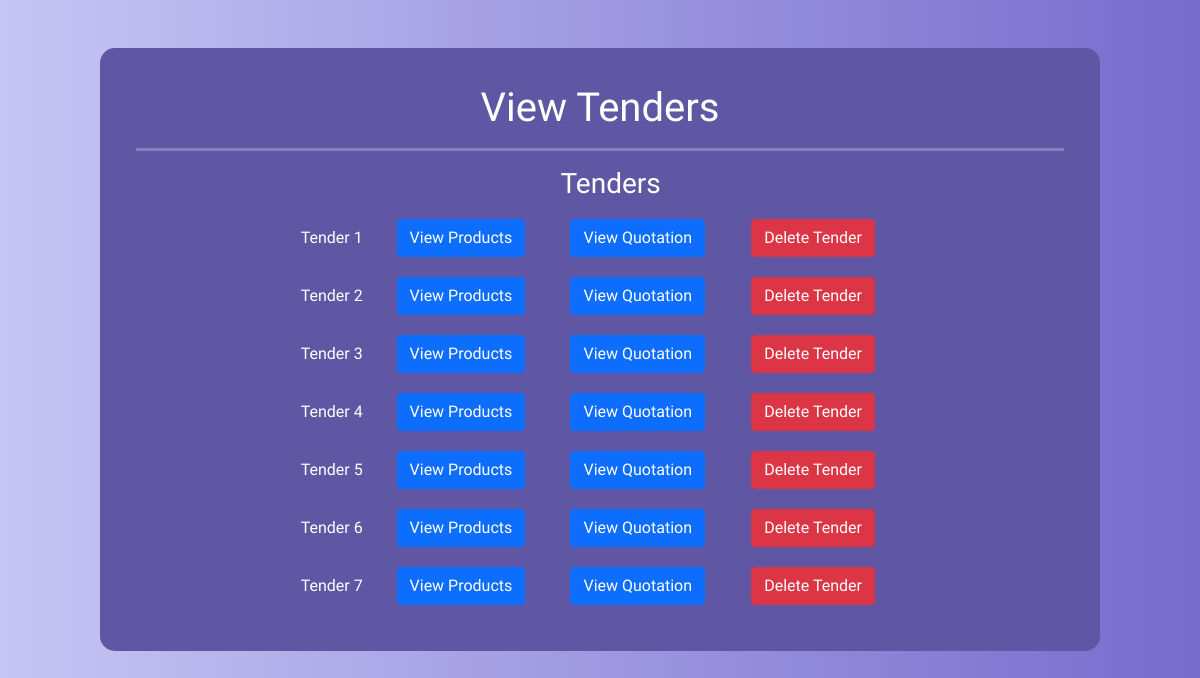
Page /viewTenders on the committed database.
### accounts/models.py (models this page shows, shortened)
class Tender(models.Model):
    catId = models.ForeignKey(category,on_delete=models.CASCADE)
    customerId = models.ForeignKey(Customer, on_delete=models.CASCADE)
    fullFilled = models.BooleanField(default=False)

### accounts/views.py (the view, shortened to what this page needs)
# urls.py: path('viewTenders',views.viewTenders,name="viewTenders"),
def viewTenders(request):
    tenders=Tender.objects.all()
    quotList=[]
    for t in tenders:
        quotObj=Quotation.objects.filter(tender=t,quotation_status=True)
        quotList.append(len(quotObj))
    data=zip(tenders,quotList)
    return render(request,"pages/viewTenders.html",{"data":data})

### accounts/templates/pages/viewTenders.html (shortened to what this page needs)
{% load static %}
<!DOCTYPE html>
<html lang="en">
<head>
    <link rel="stylesheet" href="{% static 'resources/css/bootstrap.min.css' %}">
    <link rel="stylesheet" href="{% static 'resources/fa6/css/all.css' %}">
    <link rel="stylesheet" href="{% static 'resources/fa6/css/brands.css' %}">
    <link rel="stylesheet" href="{% static 'resources/fa6/css/solid.css' %}">
    <link rel="stylesheet" href="{% static 'resources/tender.css' %}">
</head>
<body>
    <div class="container tendor_container mt-5" >
            <h1 class="text-white" align="center">View Tenders</h1>
            <hr style="height:3px;border:none;color:white;background-color:white;">
            <div id="productData row justify-content-center" >
                    <div class="col-12 col-md-8 mx-auto" >
                      <form action="" method="post">
                        <table class="tendor_table mx-auto text-white" >
                            <thead>
                              <tr>
                                <th scope="col"></th>
                                <th scope="col"></th>
                                <th scope="col"><h3>Tenders</h3></th>
                                <th scope="col"></th>
                              </tr>
                            </thead>
                            <tbody>
                              {% if data %}
                              {% for t,q in data  %}
                              <tr>
                                <td>Tender {{forloop.counter}}</td>
                                <td><button class="btn btn-primary" value="{{t.id}}"  name="viewProd">View Products</button></td>
                                <td><button class="btn btn-primary" type="submit" name="viewQuat" value="{{t.id}}">View Quotation</button></td>
                                <td>
                                {% if q != 0 %}
                                <label for="" class="btn btn-info">Tender Closed</label>
                                {% else %}
                                  <button class="btn btn-danger" value="{{t.id}}"  name="delTen">Delete Tender</button>
                                  {% endif %}
                                </td>
                                </tr>
                              {% endfor %}
                              {% else %}
                              <tr>
                                <td>
                                  No Records
                                </td>
                              </tr>
                              {% endif %}
                            </tbody>
                          </table>
                        </form>
                    </div>
                </div>
            </div>
</body>
</html>

### accounts/static/resources/fa6/css/brands.css (style rules this page uses)
:root, :host { --fa-font-brands: normal 400 1em/1 "Font Awesome 6 Brands"; }

### accounts/static/resources/fa6/css/solid.css (style rules this page uses)
:root, :host { --fa-font-solid: normal 900 1em/1 "Font Awesome 6 Free"; }

### accounts/static/resources/tender.css (style rules this page uses)
* { box-sizing: border-box; margin: 0; padding: 0; font-family: Raleway, sans-serif; }
body { background: linear-gradient(90deg, #C7C5F4, #776BCC); }

### accounts/templates/pages/viewTenders.html (style rules this page uses)
.container, .tendor_container { max-width: 100%; padding: 20px; }
.tendor_container { border-radius: 15px; background-color: #5f57a3; padding: 3%; width:min(95%, 1000px); }
td { padding : 10px; }
.tendor_table { width: 100%; }

### rows in the picture
Tender: {{ t.id }} 16 (drawn)
Tender: {{ t.id }} 17 (drawn)
Tender: {{ t.id }} 18 (drawn)
Tender: {{ t.id }} 19 (drawn)
Tender: {{ t.id }} 20 (drawn)
Tender: {{ t.id }} 21 (drawn)
Tender: {{ t.id }} 22 (drawn)
